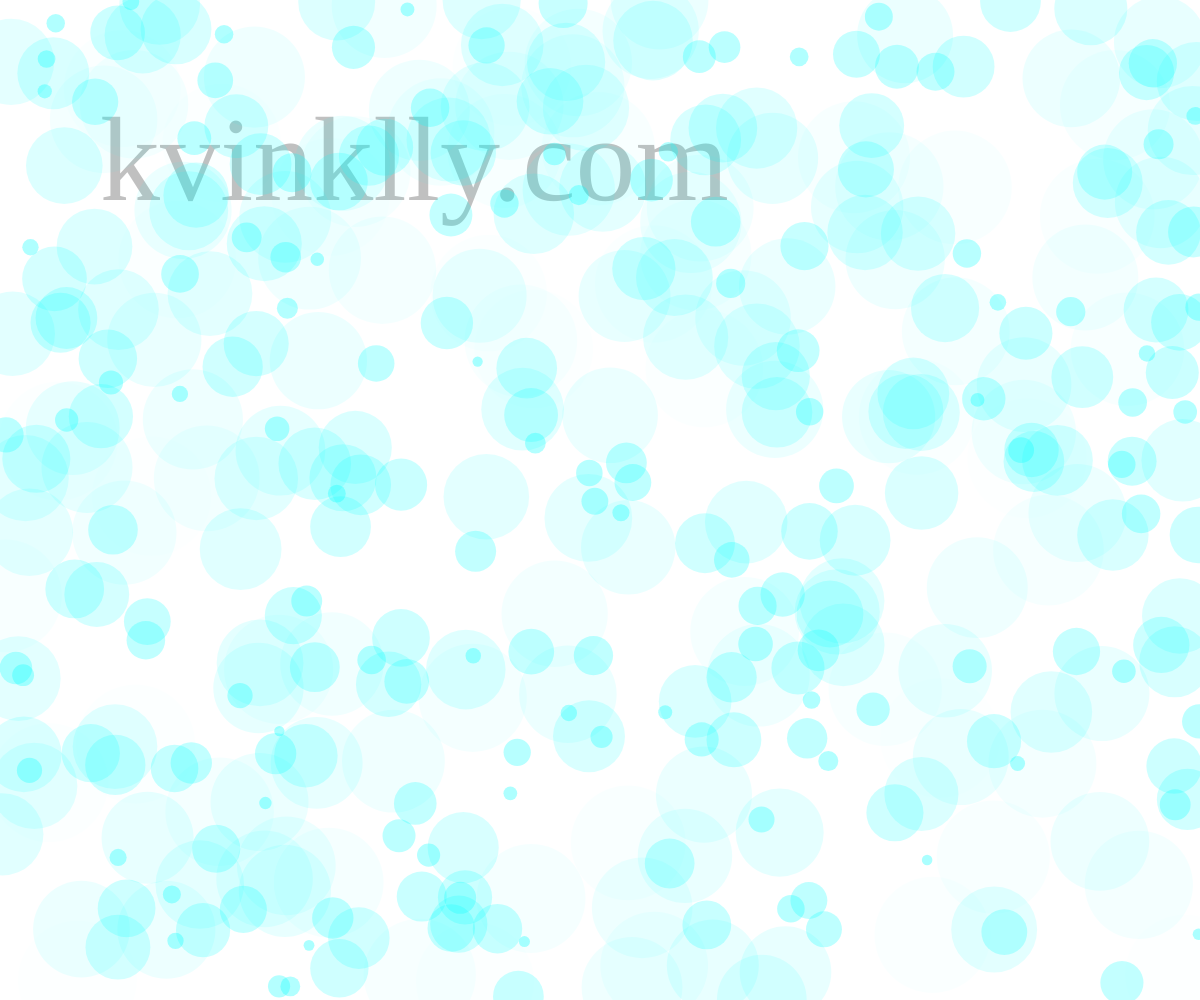
Frame 1 (no input)
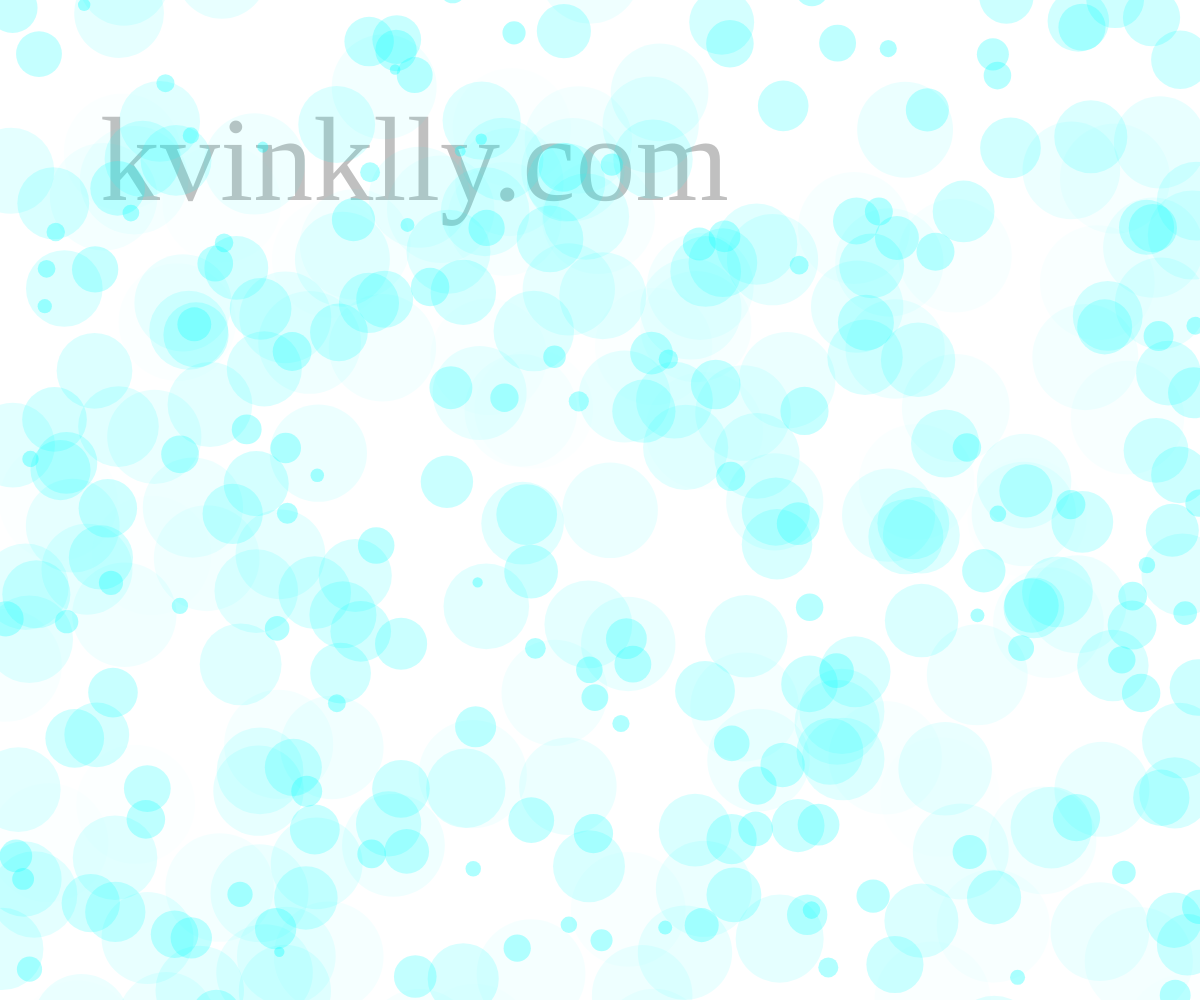
Frame 60 (no input)
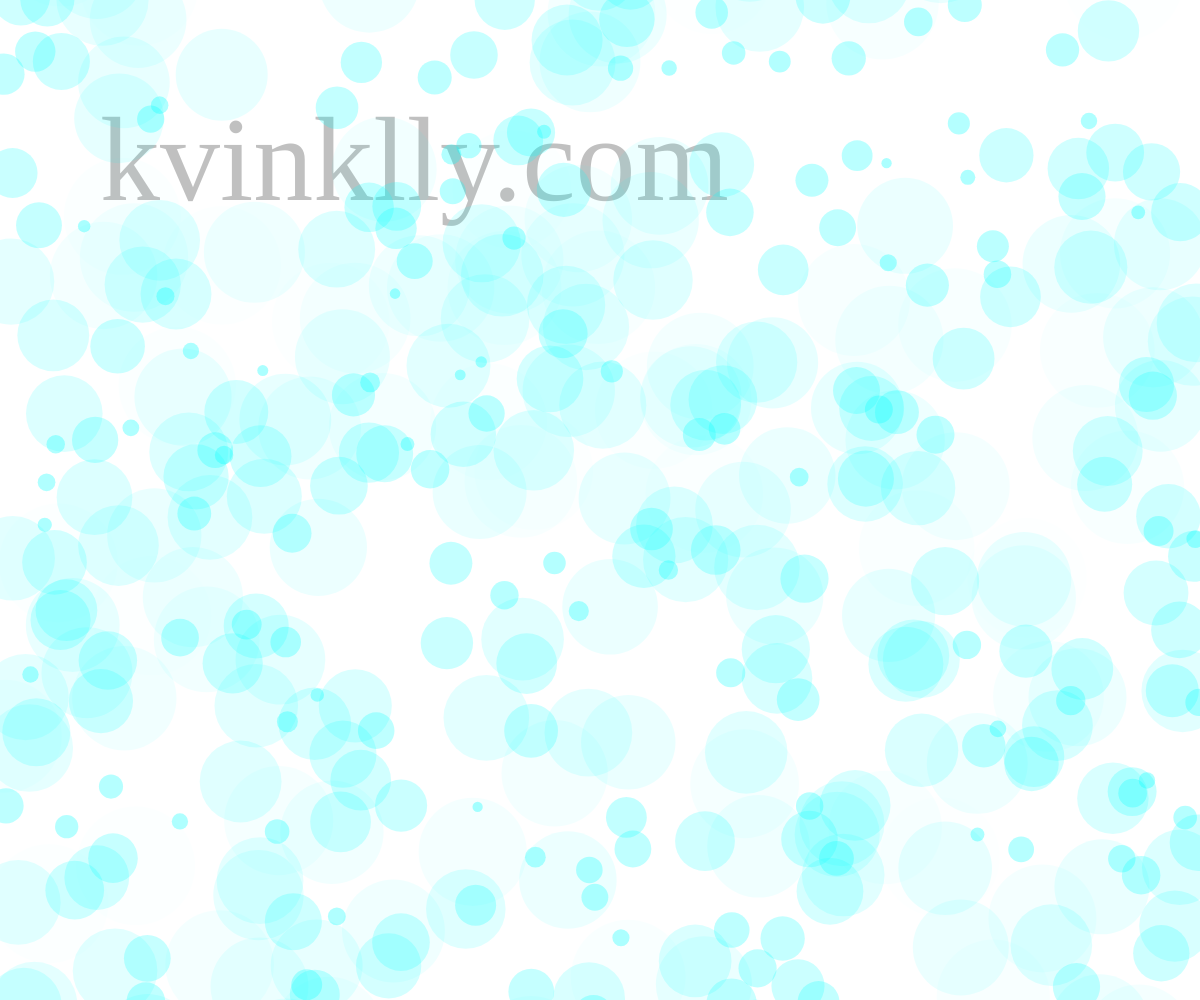
Frame 120 (the mouse pressed at the canvas centre since frame 60)

The p5.js sketch that drew these frames (run headless with seeded random() and noise() and a simulated clock; from frame 60 on, the mouse is pressed at the canvas centre):

// p5.js sketch
// ── sketch.js
let circles = [];

function setup() {
	createCanvas(windowWidth, windowHeight);
	for(var i = 0; i < width * height / 3000; i++) {
		circles.push(new Circle());
	}
}

function draw() {
	background(255);
	textSize(width/10);
	fill(0,0,0,63);
	textFont('Annie Use Your Telescope');
	text("kvinklly.com", 100, 200);
	for(var j = 0; j < circles.length; j++) {
		circles[j].show();
		circles[j].move();
		if(circles[j].y - circles[j].r > height) {
			circles[j].respawn();
		}
	}
}

// ── circle.js
const minRad = 5;
const maxRad = 60;
const rate = 4;

function Circle(x, y, r) {
	this.x = x || random(width);
	this.y = y || random(height);
	this.r = r || random(minRad, maxRad);
	this.alpha = 255 - (this.r / maxRad * 90) - 163;

	this.show = () => {
		fill(0,255,255,this.alpha);
    noStroke();
		ellipse(this.x, this.y, this.r * 2, this.r * 2);
	}

  this.move = () => {
    this.y += rate - (this.r / maxRad * rate * 0.75);
  }

  this.respawn = () => {
    this.x = random(width);
    this.y = 0 - this.r;
  }
}
